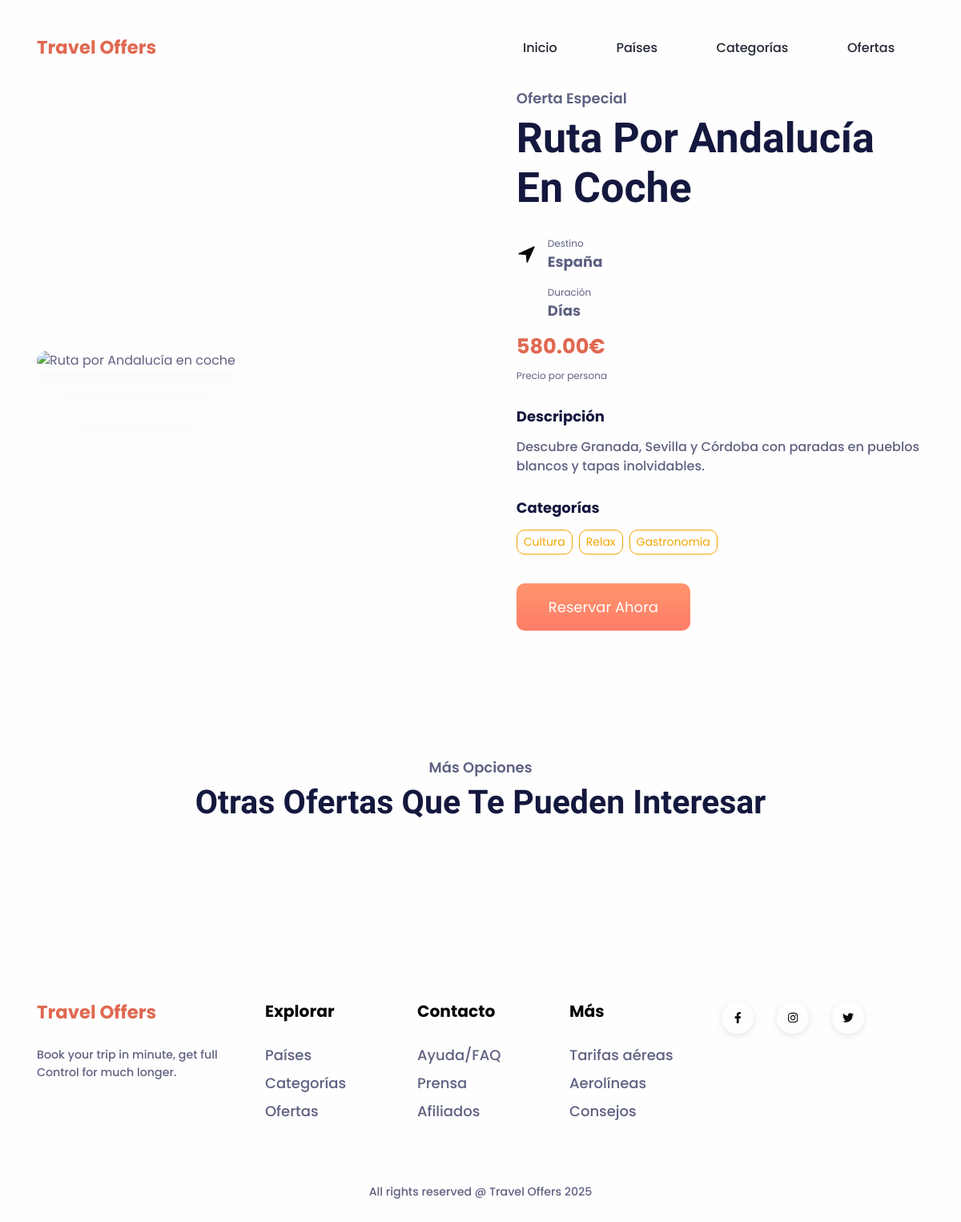
/ofertas/3/, run on an earlier commit of the app's database.
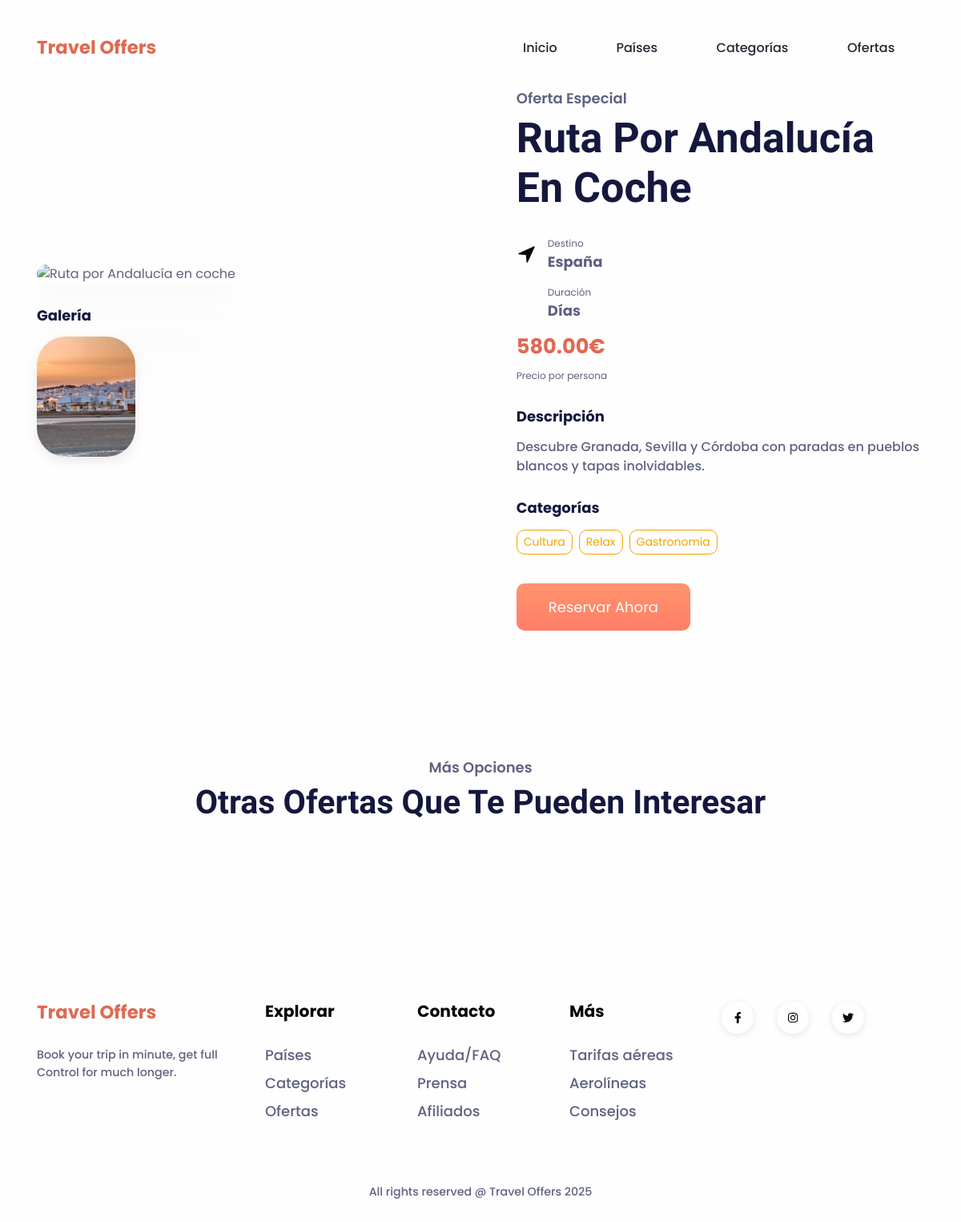
And on a later commit of the database.
### appTravel/models.py (models this page shows, shortened)
class Categoria(models.Model):
    nombre = models.CharField(max_length=100)
    descripcion = models.TextField(blank=True, null=True)

class Imagen(models.Model):
    titulo = models.CharField(max_length=100, blank=True)
    imagen = models.ImageField(upload_to='imagenes/')
    oferta = models.ForeignKey(
        Oferta,
        on_delete=models.CASCADE,
        related_name='galeria',
        null=True,
        blank=True
    )
    class Meta:
        verbose_name_plural = "Imagenes"

### appTravel/views.py (the view)
# urls.py: path('ofertas/<int:oferta_id>/', views.detalle_oferta, name='detalle_oferta'),
def detalle_oferta(request, oferta_id):
    oferta = get_object_or_404(Oferta, pk=oferta_id)
    imagenes = Imagen.objects.filter(oferta=oferta).order_by('id')
    return render(request, 'appTravel/detalle_oferta.html', {
        'oferta': oferta,
        'imagenes': imagenes,
    })

### appTravel/templates/appTravel/detalle_oferta.html (shortened to what this page needs)
{% extends 'appTravel/base.html' %}
{% load static %}
{% block contenido %}
<section style="padding-top: 7rem;">
    <div class="container">
        <div class="row align-items-center">
            <div class="col-lg-6 mb-4 mb-lg-0">
                {% if oferta.imagen %}
                <img class="w-100 rounded-3 shadow" src="{{ oferta.imagen.url }}" alt="{{ oferta.titulo }}" style="max-height: 500px; object-fit: cover;" />
                {% else %}
                <img class="w-100 rounded-3 shadow" src="{% static 'appTravel/img/steps/booking-img.jpg' %}" alt="{{ oferta.titulo }}" style="max-height: 500px; object-fit: cover;" />
                {% endif %}
                {% if imagenes %}
                <div class="mt-4">
                    <h5 class="fw-bold mb-3">Galería</h5>
                    <div class="row g-3">
                    {% for img in imagenes %}
                        <div class="col-6 col-md-4 col-lg-3">
                        <img src="{{ img.imagen.url }}"
                            alt="{{ img.nombre|default:oferta.titulo }}"
                            class="w-100 rounded-3 shadow-sm"
                            style="height:150px; object-fit:cover;">
                        </div>
                    {% endfor %}
                    </div>
                </div>
                {% endif %}
            </div>
            <div class="col-lg-6">
                <div class="ps-lg-4">
                    <h5 class="text-secondary">Oferta Especial</h5>
                    <h1 class="fs-xl-10 fs-lg-8 fs-7 fw-bold font-cursive text-capitalize mb-4">{{ oferta.titulo }}</h1>
                    <div class="d-flex align-items-center mb-3">
                        <img src="{% static 'appTravel/img/dest/navigation.svg' %}" style="margin-right: 14px" width="25" alt="País" />
                        <div>
                            <small class="text-secondary d-block">Destino</small>
                            <a class="link-900 fw-bold fs-1 text-decoration-none" href="/paises/{{ oferta.pais.id }}/">{{ oferta.pais.nombre }}</a>
                        </div>
                    </div>
                    <div class="d-flex align-items-center mb-3">
                        <img src="{% static 'appTravel/img/steps/selection.svg' %}" style="margin-right: 14px" width="25" alt="Duración" />
                        <div>
                            <small class="text-secondary d-block">Duración</small>
                            <span class="fw-bold fs-1">{{ oferta.duracion_dias }} Días</span>
                        </div>
                    </div>
                    <div class="mb-4">
                        <h2 class="text-danger fw-bold">{{ oferta.precio }}€</h2>
                        <small class="text-secondary">Precio por persona</small>
                    </div>
                    {% if oferta.descripcion %}
                    <div class="mb-4">
                        <h5 class="fw-bold mb-3">Descripción</h5>
                        <p class="fw-medium">{{ oferta.descripcion }}</p>
                    </div>
                    {% endif %}
                    {% if oferta.categorias.all %}
                    <div class="mb-4">
                        <h5 class="fw-bold mb-3">Categorías</h5>
                        <div class="icon-group">
                            {% for c in oferta.categorias.all %}
                            <a class="btn btn-outline-primary btn-sm me-2 mb-2" href="/categorias/{{ c.id }}/">{{ c.nombre }}</a>
                            {% endfor %}
                        </div>
                    </div>
                    {% endif %}
                    <a class="btn btn-danger btn-lg orange-gradient-btn" href="#!" role="button">Reservar Ahora</a>
                </div>
            </div>
        </div>
    </div>
</section>
<section class="pt-8 pb-8">
    <div class="container">
        <div class="mb-7 text-center">
            <h5 class="text-secondary">Más Opciones</h5>
            <h3 class="fs-xl-8 fs-lg-6 fs-5 fw-bold font-cursive text-capitalize">Otras Ofertas que te Pueden Interesar</h3>
        </div>
    </div>
</section>
{% endblock %}

What changed in the data, as far as the page shows it:
now on this page (row edited): Imagen: imagen (picture)
Also different on the page:
text now shown: "Galería"
